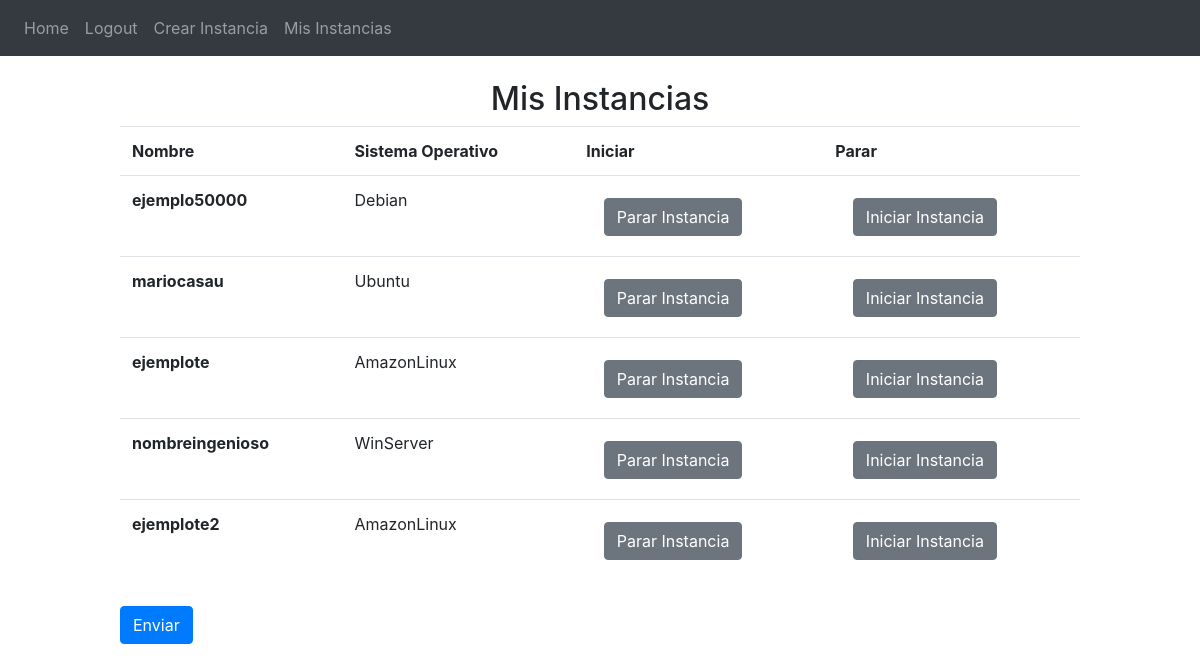
The page /misInstancias (signed in) on the database its author committed.
### website/models.py (models this page shows)
class Instancia(db.Model):
    id = db.Column(db.String(50), primary_key=True)
    user_id = db.Column(db.Integer, ForeignKey('usuario.id'))
    name = db.Column(db.String(150))
    opsys = db.Column(db.String(50))
    keypairs = db.Column(db.String(50))

### website/views.py (the view, shortened to what this page needs)
@views.route('/misInstancias', methods=['GET','POST'])
@login_required
def mis_instancias():
    return render_template('misinstancias.html',  user=current_user)

### website/__init__.py (called while the page is built)
def create_app():
    app = Flask(__name__)
    app.config['SECRET_KEY'] = 'asdjlkasdj lkasdjlkdj'
    app.config['SQLALCHEMY_DATABASE_URI'] = f'sqlite:///{DB_NAME}'
    db.init_app(app)
    from .views import views
    from .auth import auth
    app.register_blueprint(views, url_prefix='/')
    app.register_blueprint(auth, url_prefix='/')
    from .models import Usuario, Instancia
    create_database(app)
    login_manager = LoginManager()
    login_manager.login_view = 'auth.login'
    login_manager.init_app(app)
    @login_manager.user_loader
    def load_user(id):
        return Usuario.query.get(int(id))
    return app

### website/templates/misinstancias.html (shortened to what this page needs)
{% extends 'base.html' %}
{% block content %}
    <h2 class="text-center mt-4">Mis Instancias</h2>
    <form method='POST' class="form-group">
        <table class="table">
                <tr>
                    <th scope="col">Nombre</th>
                    <th scope="col">Sistema Operativo</th>
                    <th scope="col">Iniciar</th>
                    <th scope="col">Parar</th>
                </tr>
              {% for Instancia in user.Instance %}
                <tr>
                    <th scope="row">{{ Instancia.name }}</th>
                    <td>{{ Instancia.opsys }}</td>
                    <td>
                        <label class="btn btn-secondary" for="parar{{ Instancia.name }}">Parar Instancia</label>
                    </td>
                    <td>
                        <label class="btn btn-secondary" for="iniciar{{ Instancia.name }}">Iniciar Instancia</label>
                    </td>
                </tr>
            {% endfor %}
        </table>
        <button type="submit" class="btn btn-primary enviar">Enviar</button>
    </form>
{% endblock %}

### website/templates/misinstancias.html (style rules this page uses)
label { cursor:pointer; margin-top:10px; }
form { width:80%; margin:auto; }
button.enviar { margin:10px auto; }

### rows shown on the page
Instancia: name "ejemplo50000", opsys "Debian"
Instancia: name "mariocasau", opsys "Ubuntu"
Instancia: name "ejemplote", opsys "AmazonLinux"
Instancia: name "nombreingenioso", opsys "WinServer"
Instancia: name "ejemplote2", opsys "AmazonLinux"
